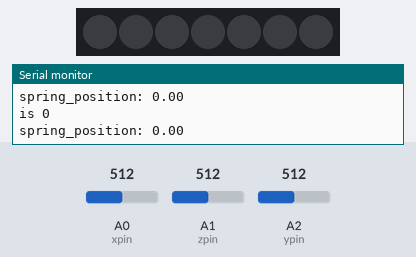
Bench run of a sketch on a simulated Arduino Uno, built with avr-gcc and run on an emulated ATmega328P. Parts: 7 RGB LEDs in strip order, left to right, the last lines printed to the serial monitor. The test bench sets the inputs (shaded band); at power-on: A0 (xpin) = 512, A1 (zpin) = 512, A2 (ypin) = 512.

Above: at 2.8 s.
2.9 s: A0 (xpin) set to 548
5.9 s: A0 (xpin) set to 573
At 6.7 s:
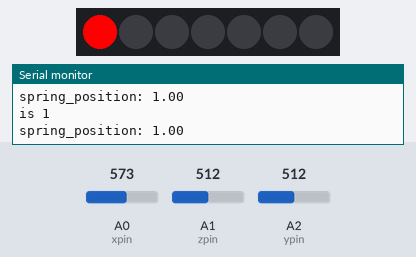
7.6 s: A0 (xpin) set to 511
At 8.2 s:
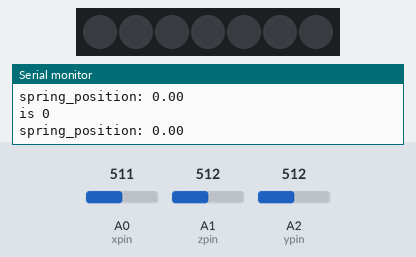
10.6 s: A0 (xpin) set to 716
At 11.7 s:
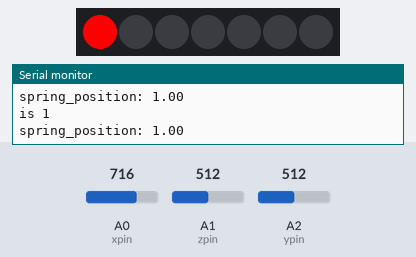
Timing chart, 0 to 13.6 s (numbered marks = the images above; inputs shaded):
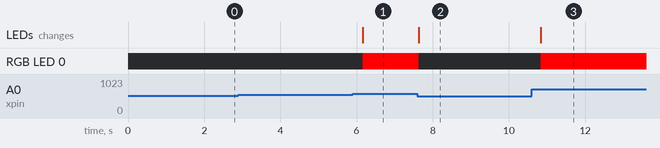

The sketch:

sketch_apr23a.ino
```cpp
#include <Adafruit_NeoPixel.h>
#include "Accelerometer.h"
#include "Physics.h"

#define PIN 4
#define N_LEDS 7

// Parameter 1 = number of pixels in strip
// Parameter 2 = pin number (most are valid)
// Parameter 3 = pixel type flags, add together as needed:
//   NEO_RGB     Pixels are wired for RGB bitstream
//   NEO_GRB     Pixels are wired for GRB bitstream
//   NEO_KHZ400  400 KHz bitstream (e.g. FLORA pixels)
//   NEO_KHZ800  800 KHz bitstream (e.g. High Density LED strip)
Adafruit_NeoPixel strip = Adafruit_NeoPixel(N_LEDS, PIN, NEO_GRB + NEO_KHZ800);


void setup()
{
  // initialize the serial communications:
  Serial.begin(9600);
   strip.begin();

}

float fabs(float a) {
  if (a < 0.0) return -a;
  return a;
}


void loop()
{

  static bool s_initialized = false;
  if (!s_initialized) {
    Serial.println("Initializing");
    delay(2000);
    s_initialized = true;
    for (int i = 0; i < N_LEDS; ++i) {
      strip.setPixelColor(i, 0, 0, 0);
    }
    strip.show();
  }


  float dt = DeltaTime();

  float x = 0;
  float y = 0;
  float z = 0;

  ReadAccelerometer(&x, &y, &z);

  if (fabs(x) < .6f) {
    ResetSpring();
    x = 0;
  }

  if (fabs(x) > 1) {
    x = x > 0 ? 1.0 : -1.0;
  }


  float spring_position = CalcSpringPosition(x * 10, dt);

  Serial.print("spring_position: "); Serial.println(spring_position);

  bool on = fabs(spring_position) > .4f;

  Serial.print("is "); Serial.println(on);

  strip.setPixelColor(0, on ? 255 : 0, 0, 0);

  strip.show();
}
```

Accelerometer.h
```cpp
// these constants describe the pins. They won't change:
const int xpin = A0;                  // x-axis of the accelerometer
const int ypin = A2;                  // y-axis
const int zpin = A1;                  // z-axis (only on 3-axis models)


void ReadAccelerometer(float* xout, float* yout, float* zout) {


   int x = analogRead(xpin);
   //
   //add a small delay between pin readings.  I read that you should
   //do this but haven't tested the importance
   delay(1);
   //
   int y = analogRead(ypin);
   //
   //add a small delay between pin readings.  I read that you should
   //do this but haven't tested the importance
   delay(1);
   //
   int z = analogRead(zpin);
   //
   //zero_G is the reading we expect from the sensor when it detects
   //no acceleration.  Subtract this value from the sensor reading to
   //get a shifted sensor reading.
   float zero_G_x =502;
   float zero_G_yz = 512;
   //
   //scale is the number of units we expect the sensor reading to
   //change when the acceleration along an axis changes by 1G.
   //Divide the shifted sensor reading by scale to get acceleration in Gs.
   float scale =102.3;

   if (xout) { *xout = ((float)x - zero_G_x)/scale;  }
   if (yout) { *yout = ((float)y - zero_G_yz)/scale; }
   if (zout) { *zout = ((float)z - zero_G_yz)/scale; }
}

struct StartupAccelerometer {
  StartupAccelerometer() {
       //Make sure the analog-to-digital converter takes its reference voltage from
     // the AREF pin
     pinMode(xpin, INPUT);
     pinMode(ypin, INPUT);
     pinMode(zpin, INPUT);
  }

} on_startup ;
```

Physics.h
```cpp
float spring_pos = 0;
float spring_vel = 0;
float spring_mass = .5;
float spring_stiffness = 1;
float spring_drag_coefficient = .5;

void ResetSpring() {
    spring_pos = 0;
    spring_vel = 0;
}

float CalcSpringPosition(float applied_force, float delta_time_sec) {
  float spring_drag_force = (spring_vel * spring_vel) *
                            (spring_drag_coefficient) *
                            (spring_vel > 0 ? -1.f : 1.f);

  float spring_force = spring_stiffness * -spring_pos;
  float force = applied_force + spring_force + spring_drag_force;

  float delta_v = force * delta_time_sec / spring_mass;
  spring_vel += delta_v;
  spring_pos += spring_vel * delta_time_sec;

  if (fabs(spring_pos) > 1.0f) {
    spring_pos = (spring_pos > 0.0f ? 1.0 : -1.0);
    spring_vel = 0;
  }

  return spring_pos;
}

float DeltaTime() {
  static unsigned long s_prev_time = millis();
  unsigned long now = millis();
  unsigned long time_delta = now - s_prev_time;
  s_prev_time = now;
  float output = time_delta;
  return output / 1000.f;
}
```

Measured:
- the behaviour switches between 563 and 564 on A0 (xpin) (found by bisection; images 0 and 1)
- after the input at 5.9 s, RGB LED 0: off → RGB(255, 0, 0) after 0.26 s; the LEDs: change after 0.26 s (image 1)
- after the input at 7.6 s, RGB LED 0: RGB(255, 0, 0) → off at once; the LEDs: change at once (image 2)
- after the input at 10.6 s, RGB LED 0: off → RGB(255, 0, 0) after 0.23 s; the LEDs: change after 0.23 s (image 3)
